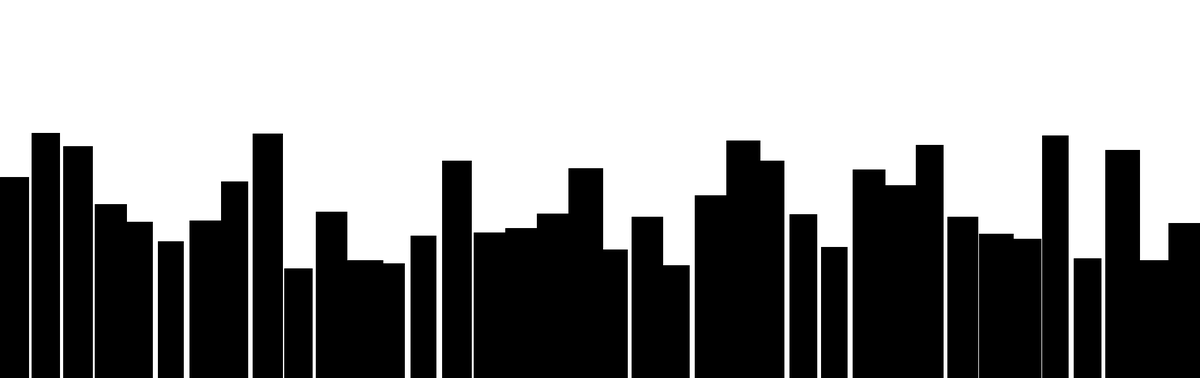
Frame 1 (no input)
Frame 60 (the mouse pressed at the canvas centre just before this capture): identical to frame 1, image omitted
Frame 120 (the mouse held since frame 60 and released just before this capture): identical to frame 1, image omitted

The Processing sketch that drew this single still picture (run headless with seeded random() and noise(); from frame 60 on, the mouse is pressed at the canvas centre):

// Processing sketch: space03
// ── space03.pde
float w=0;
float h=0;

int bldgCount = 38;
float[] bldgHts = new float[bldgCount];

float[] bldgWDistrortion = new float[bldgCount];


void setup() {
  size(1900, 600);
  w = width/bldgCount;
  h = 50;
  for (int i=0; i<bldgCount; i++) {
    bldgHts[i] = random(170, height/1.5);
    bldgWDistrortion[i] = random(-10, 10);
  }
}

void draw() {
  background(255);
  // noFill();
  fill(0);
  //stroke(100);
  translate(0, height);

  for (int i=0; i<bldgCount; i++) {
    pushMatrix();
    translate(w*i, -bldgHts[i]);
    //rect(0, 0, w, bldgHts[i]);
    beginShape();
    vertex(0, 0);
    vertex(w+bldgWDistrortion[i], 0);
    vertex(w+bldgWDistrortion[i], bldgHts[i]);
    vertex(0, bldgHts[i]);
    endShape();
    popMatrix();
  }
}
